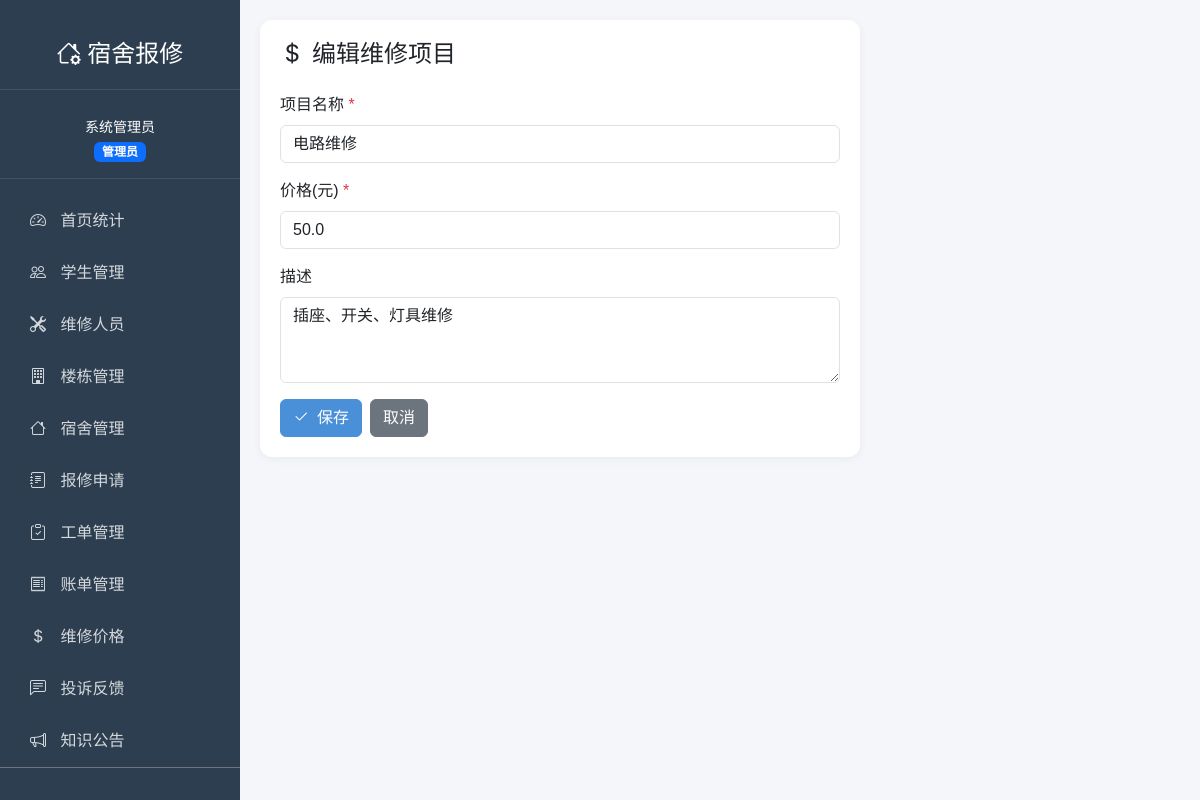
Screenshot of /admin/repair-items/2/edit (signed in) with the database file from the repository.
### models.py (models this page shows, shortened)
class User(UserMixin, db.Model):
    __tablename__ = 'users'
    id = db.Column(db.Integer, primary_key=True)
    username = db.Column(db.String(50), unique=True, nullable=False)
    password_hash = db.Column(db.String(255), nullable=False)
    name = db.Column(db.String(50), nullable=False)
    role = db.Column(db.String(20), nullable=False)  # admin/worker/student
    phone = db.Column(db.String(20))
    email = db.Column(db.String(100))
    created_at = db.Column(db.DateTime, default=datetime.now)
    student_dormitory = db.relationship('StudentDormitory', backref='student', lazy=True)
    worker_info = db.relationship('Worker', backref='user', uselist=False, lazy=True)

class RepairItem(db.Model):
    __tablename__ = 'repair_items'
    id = db.Column(db.Integer, primary_key=True)
    name = db.Column(db.String(100), nullable=False)
    price = db.Column(db.Float, nullable=False)
    description = db.Column(db.Text)
    repair_requests = db.relationship('RepairRequest', backref='repair_item', lazy=True)

### routes/admin.py (the view, shortened to what this page needs)
@admin_bp.route('/repair-items/<int:id>/edit', methods=['GET', 'POST'])
def repair_items_edit(id):
    item = RepairItem.query.get_or_404(id)
    return render_template('admin/repair_item_form.html', item=item)

### routes/admin.py (called while the page is built)
@admin_bp.before_request
def check_admin():
    if not current_user.is_authenticated or current_user.role != 'admin':
        if request.endpoint and 'auth' not in request.endpoint:
            flash('您没有权限访问该页面', 'danger')
            return redirect(url_for('auth.login'))

### templates/admin/repair_item_form.html (shortened to what this page needs)
{% extends "base.html" %}
{% block content %}
<div class="content-card" style="max-width: 600px;">
    <h4 class="mb-4"><i class="bi bi-currency-dollar me-2"></i>{{ '编辑' if item else '添加' }}维修项目</h4>
    <form method="POST">
        <div class="mb-3">
            <label class="form-label">项目名称 <span class="text-danger">*</span></label>
            <input type="text" name="name" class="form-control" value="{{ item.name if item else '' }}" required>
        </div>
        <div class="mb-3">
            <label class="form-label">价格(元) <span class="text-danger">*</span></label>
            <input type="number" name="price" class="form-control" value="{{ item.price if item else '' }}" step="0.01" min="0" required>
        </div>
        <div class="mb-3">
            <label class="form-label">描述</label>
            <textarea name="description" class="form-control" rows="3">{{ item.description if item else '' }}</textarea>
        </div>
        <div class="d-flex gap-2">
            <button type="submit" class="btn btn-primary"><i class="bi bi-check2 me-2"></i>保存</button>
            <a href="{{ url_for('admin.repair_items') }}" class="btn btn-secondary">取消</a>
        </div>
    </form>
</div>
{% endblock %}

### templates/base.html (shortened to what this page needs)
<!DOCTYPE html>
<html lang="zh-CN">
<head>
    <link href="https://cdn.jsdelivr.net/npm/bootstrap@5.3.0/dist/css/bootstrap.min.css" rel="stylesheet">
    <link href="https://cdn.jsdelivr.net/npm/bootstrap-icons@1.10.0/font/bootstrap-icons.css" rel="stylesheet">
</head>
<body>
    {% if current_user.is_authenticated %}
    <div class="sidebar">
        <div class="logo">
            <h4><i class="bi bi-house-gear"></i> 宿舍报修</h4>
        </div>
        <div class="user-info">
            <small>{{ current_user.name }}</small><br>
            <span class="badge bg-{{ 'primary' if current_user.role == 'admin' else ('success' if current_user.role == 'worker' else 'info') }}">
                {{ '管理员' if current_user.role == 'admin' else ('维修工' if current_user.role == 'worker' else '学生') }}
            </span>
        </div>
        {% if current_user.role == 'admin' %}
        <nav class="nav flex-column mt-3">
            <a class="nav-link {% if request.endpoint == 'admin.index' %}active{% endif %}" href="{{ url_for('admin.index') }}">
                <i class="bi bi-speedometer2"></i> 首页统计
            </a>
            <a class="nav-link {% if 'students' in request.endpoint %}active{% endif %}" href="{{ url_for('admin.students') }}">
                <i class="bi bi-people"></i> 学生管理
            </a>
            <a class="nav-link {% if 'workers' in request.endpoint %}active{% endif %}" href="{{ url_for('admin.workers') }}">
                <i class="bi bi-tools"></i> 维修人员
            </a>
            <a class="nav-link {% if request.endpoint == 'admin.buildings' %}active{% endif %}" href="{{ url_for('admin.buildings') }}">
                <i class="bi bi-building"></i> 楼栋管理
            </a>
            <a class="nav-link {% if request.endpoint == 'admin.dormitories' %}active{% endif %}" href="{{ url_for('admin.dormitories') }}">
                <i class="bi bi-house"></i> 宿舍管理
            </a>
            <a class="nav-link {% if request.endpoint == 'admin.repair_requests' %}active{% endif %}" href="{{ url_for('admin.repair_requests') }}">
                <i class="bi bi-journal-text"></i> 报修申请
            </a>
            <a class="nav-link {% if request.endpoint == 'admin.work_orders' %}active{% endif %}" href="{{ url_for('admin.work_orders') }}">
                <i class="bi bi-clipboard-check"></i> 工单管理
            </a>
            <a class="nav-link {% if request.endpoint == 'admin.bills' %}active{% endif %}" href="{{ url_for('admin.bills') }}">
                <i class="bi bi-receipt"></i> 账单管理
            </a>
            <a class="nav-link {% if request.endpoint == 'admin.repair_items' %}active{% endif %}" href="{{ url_for('admin.repair_items') }}">
                <i class="bi bi-currency-dollar"></i> 维修价格
            </a>
            <a class="nav-link {% if request.endpoint == 'admin.complaints' %}active{% endif %}" href="{{ url_for('admin.complaints') }}">
                <i class="bi bi-chat-left-text"></i> 投诉反馈
            </a>
            <a class="nav-link {% if request.endpoint == 'admin.announcements' %}active{% endif %}" href="{{ url_for('admin.announcements') }}">
                <i class="bi bi-megaphone"></i> 知识公告
            </a>
        </nav>
        {% endif %}
        <div class="mt-auto p-3 border-top border-secondary">
            <a class="nav-link {% if request.endpoint == 'auth.profile' %}active{% endif %}" href="{{ url_for('auth.profile') }}">
            </a>
        </div>
    </div>
    {% endif %}
    <main class="main-content">
        {% block content %}{% endblock %}
    </main>
</body>
</html>

### templates/base.html (style rules this page uses)
:root { --primary-color: #4a90d9; --sidebar-bg: #2c3e50; --sidebar-hover: #34495e; }
body { font-family: 'PingFang SC', 'Microsoft YaHei', sans-serif; background-color: #f5f6fa; }
.sidebar { position: fixed; top: 0; left: 0; height: 100vh; width: 240px; background: var(--sidebar-bg); color: #fff; padding-top: 20px; overflow-y: auto; }
.sidebar .logo { text-align: center; padding: 20px; border-bottom: 1px solid rgba(255,255,255,0.1); margin-bottom: 10px; }
.sidebar .logo h4 { margin: 0; color: #fff; }
.sidebar .user-info { text-align: center; padding: 15px; border-bottom: 1px solid rgba(255,255,255,0.1); }
.sidebar .nav-link { color: rgba(255,255,255,0.8); padding: 12px 20px; margin: 2px 10px; border-radius: 8px; transition: all 0.3s; }
.sidebar .nav-link i { margin-right: 10px; }
.main-content { margin-left: 240px; padding: 20px; min-height: 100vh; }
.content-card { background: #fff; border-radius: 12px; padding: 20px; box-shadow: 0 2px 10px rgba(0,0,0,0.05); }
.btn-primary { background: var(--primary-color); border-color: var(--primary-color); }

### rows the page displays
User: name "系统管理员", role "管理员"
RepairItem: name "电路维修", price "50.0", description "插座、开关、灯具维修"

### other values shown
{{ '编辑' if item else '添加' }} "编辑"
